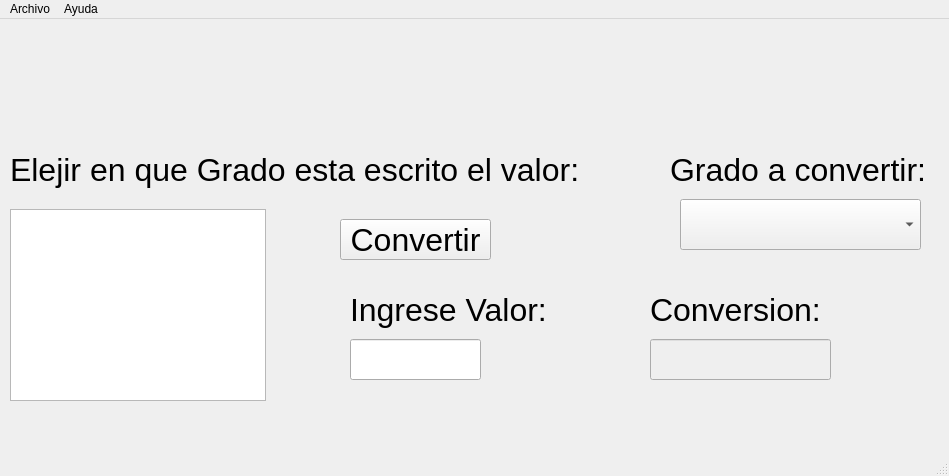
<?xml version="1.0" encoding="UTF-8"?>
<ui version="4.0">
 <class>MainWindow</class>
 <widget class="QMainWindow" name="MainWindow">
  <property name="geometry">
   <rect>
    <x>0</x>
    <y>0</y>
    <width>949</width>
    <height>476</height>
   </rect>
  </property>
  <property name="windowTitle">
   <string>MainWindow</string>
  </property>
  <widget class="QWidget" name="centralwidget">
   <widget class="QLabel" name="label_6">
    <property name="geometry">
     <rect>
      <x>110</x>
      <y>0</y>
      <width>701</width>
      <height>81</height>
     </rect>
    </property>
    <property name="text">
     <string/>
    </property>
    <property name="pixmap">
     <pixmap resource="../PIP_UNIDAD_2_2021_3/recursos_proyecto.qrc">:/UAT_FIANS/Imagenes/FIANS.png</pixmap>
    </property>
    <property name="scaledContents">
     <bool>true</bool>
    </property>
   </widget>
   <widget class="QComboBox" name="cb_grados">
    <property name="geometry">
     <rect>
      <x>680</x>
      <y>180</y>
      <width>241</width>
      <height>51</height>
     </rect>
    </property>
    <property name="font">
     <font>
      <pointsize>24</pointsize>
     </font>
    </property>
   </widget>
   <widget class="QLabel" name="label">
    <property name="geometry">
     <rect>
      <x>10</x>
      <y>120</y>
      <width>571</width>
      <height>61</height>
     </rect>
    </property>
    <property name="font">
     <font>
      <pointsize>24</pointsize>
     </font>
    </property>
    <property name="text">
     <string>Elejir en que Grado esta escrito el valor:</string>
    </property>
   </widget>
   <widget class="QLabel" name="label_7">
    <property name="geometry">
     <rect>
      <x>650</x>
      <y>260</y>
      <width>171</width>
      <height>61</height>
     </rect>
    </property>
    <property name="font">
     <font>
      <pointsize>24</pointsize>
     </font>
    </property>
    <property name="text">
     <string>Conversion:</string>
    </property>
   </widget>
   <widget class="QLabel" name="label_3">
    <property name="geometry">
     <rect>
      <x>350</x>
      <y>260</y>
      <width>261</width>
      <height>61</height>
     </rect>
    </property>
    <property name="font">
     <font>
      <pointsize>24</pointsize>
     </font>
    </property>
    <property name="text">
     <string>Ingrese Valor:</string>
    </property>
   </widget>
   <widget class="QLineEdit" name="conversion">
    <property name="enabled">
     <bool>false</bool>
    </property>
    <property name="geometry">
     <rect>
      <x>650</x>
      <y>320</y>
      <width>181</width>
      <height>41</height>
     </rect>
    </property>
    <property name="font">
     <font>
      <pointsize>24</pointsize>
     </font>
    </property>
    <property name="dragEnabled">
     <bool>false</bool>
    </property>
    <property name="readOnly">
     <bool>true</bool>
    </property>
   </widget>
   <widget class="QLineEdit" name="valor">
    <property name="geometry">
     <rect>
      <x>350</x>
      <y>320</y>
      <width>131</width>
      <height>41</height>
     </rect>
    </property>
    <property name="font">
     <font>
      <pointsize>24</pointsize>
     </font>
    </property>
   </widget>
   <widget class="QLabel" name="label_4">
    <property name="geometry">
     <rect>
      <x>0</x>
      <y>0</y>
      <width>111</width>
      <height>121</height>
     </rect>
    </property>
    <property name="text">
     <string/>
    </property>
    <property name="pixmap">
     <pixmap resource="../PIP_UNIDAD_2_2021_3/recursos_proyecto.qrc">:/NUMEROS/Imagenes/Boca_Juniors_logo18.svg.png</pixmap>
    </property>
    <property name="scaledContents">
     <bool>true</bool>
    </property>
   </widget>
   <widget class="QLabel" name="label_2">
    <property name="geometry">
     <rect>
      <x>670</x>
      <y>120</y>
      <width>261</width>
      <height>61</height>
     </rect>
    </property>
    <property name="font">
     <font>
      <pointsize>24</pointsize>
     </font>
    </property>
    <property name="text">
     <string>Grado a convertir:</string>
    </property>
   </widget>
   <widget class="QLabel" name="label_5">
    <property name="geometry">
     <rect>
      <x>820</x>
      <y>0</y>
      <width>121</width>
      <height>131</height>
     </rect>
    </property>
    <property name="text">
     <string/>
    </property>
    <property name="pixmap">
     <pixmap resource="../PIP_UNIDAD_2_2021_3/recursos_proyecto.qrc">:/LOGO/Imagenes/HD-wallpaper-bob-esponja-mafioso-bob-esponja-gangster-mafioso-meme.jpg</pixmap>
    </property>
    <property name="scaledContents">
     <bool>true</bool>
    </property>
   </widget>
   <widget class="QListWidget" name="lw_grados">
    <property name="geometry">
     <rect>
      <x>10</x>
      <y>190</y>
      <width>256</width>
      <height>192</height>
     </rect>
    </property>
    <property name="font">
     <font>
      <pointsize>24</pointsize>
     </font>
    </property>
   </widget>
   <widget class="QPushButton" name="convertir">
    <property name="geometry">
     <rect>
      <x>340</x>
      <y>200</y>
      <width>151</width>
      <height>41</height>
     </rect>
    </property>
    <property name="font">
     <font>
      <pointsize>24</pointsize>
     </font>
    </property>
    <property name="text">
     <string>Convertir</string>
    </property>
   </widget>
  </widget>
  <widget class="QStatusBar" name="statusbar"/>
  <widget class="QMenuBar" name="menubar">
   <property name="geometry">
    <rect>
     <x>0</x>
     <y>0</y>
     <width>949</width>
     <height>22</height>
    </rect>
   </property>
   <widget class="QMenu" name="menuAyuda">
    <property name="title">
     <string>Ayuda</string>
    </property>
    <addaction name="actionAcerca"/>
   </widget>
   <widget class="QMenu" name="menuArchivo">
    <property name="title">
     <string>Archivo</string>
    </property>
    <widget class="QMenu" name="menuAbrir_Ventana">
     <property name="title">
      <string>Abrir Ventana</string>
     </property>
     <addaction name="actionAbrir_Widget_2"/>
     <addaction name="actionAbrir_Dialog_2"/>
    </widget>
    <addaction name="menuAbrir_Ventana"/>
    <addaction name="separator"/>
    <addaction name="actionSalir"/>
   </widget>
   <addaction name="menuArchivo"/>
   <addaction name="menuAyuda"/>
  </widget>
  <action name="actionAbrir_Widget">
   <property name="text">
    <string>Abrir Widget</string>
   </property>
  </action>
  <action name="actionAcerca_de">
   <property name="text">
    <string>Acerca de...</string>
   </property>
  </action>
  <action name="actionSalir">
   <property name="text">
    <string>Salir</string>
   </property>
  </action>
  <action name="actionAcerca_de_2">
   <property name="text">
    <string>Acerca de...</string>
   </property>
  </action>
  <action name="actionAcerca">
   <property name="text">
    <string>Acerca de</string>
   </property>
  </action>
  <action name="actionAbrir_Widget_2">
   <property name="text">
    <string>Abrir Widget</string>
   </property>
  </action>
  <action name="actionAbrir_Dialog_2">
   <property name="text">
    <string>Abrir Dialog</string>
   </property>
  </action>
 </widget>
 <resources>
  <include location="../PIP_UNIDAD_2_2021_3/recursos_proyecto.qrc"/>
  <include location="recursos_proyecto.qrc"/>
 </resources>
 <connections/>
</ui>
